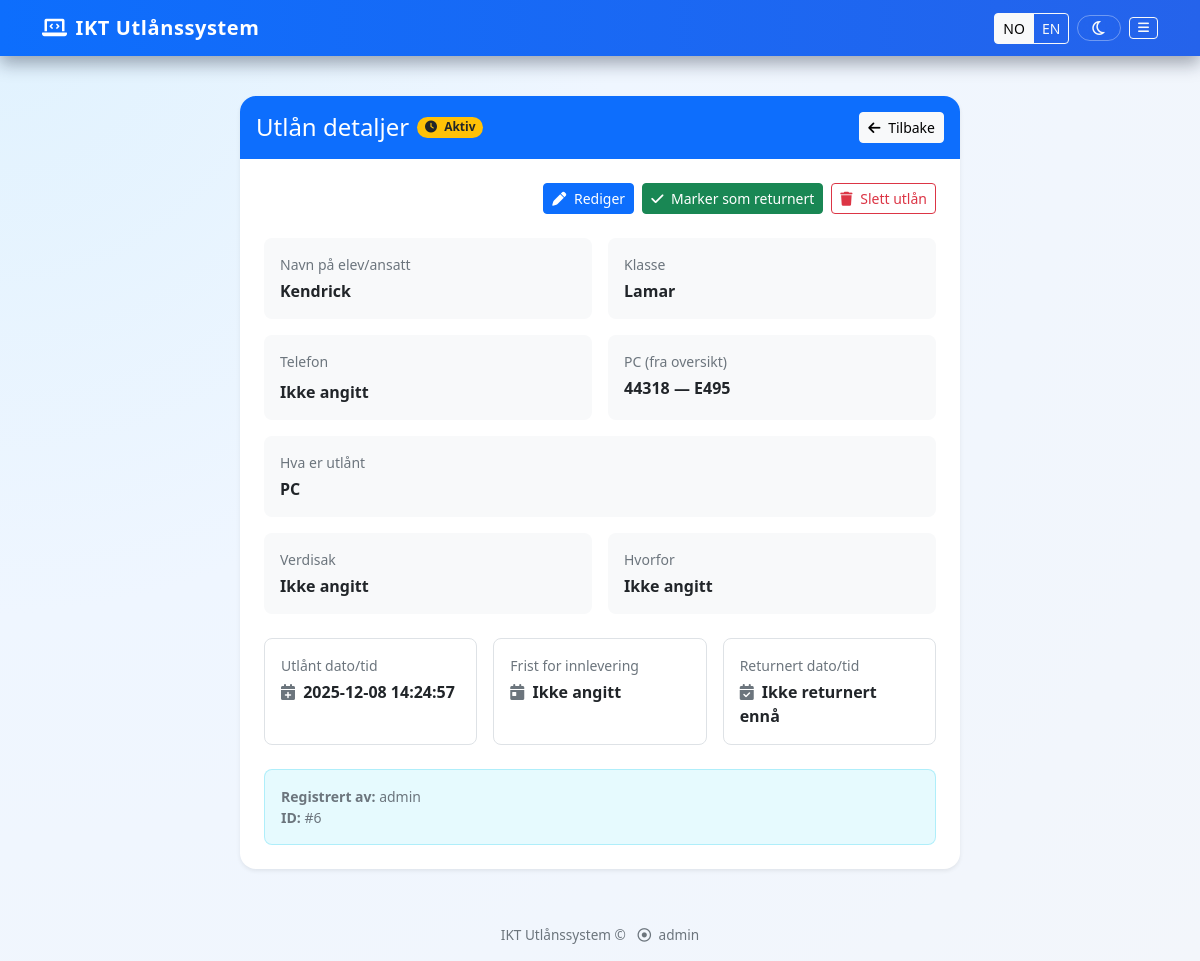
Screenshot of /loan/6 (signed in) with the database file from the repository.
### app.py (models this page shows, shortened)
class Loan(db.Model):
    __tablename__ = "loan"
    id = db.Column(db.Integer, primary_key=True)
    borrower_name = db.Column(db.String(100), nullable=False)
    borrower_phone = db.Column(db.String(30))
    class_info = db.Column(db.String(50))
    item = db.Column(db.String(100), nullable=False)
    reason = db.Column(db.String(200))
    checkout_date = db.Column(db.DateTime, default=datetime.utcnow)
    value = db.Column(db.String(100))
    due_date = db.Column(db.DateTime, nullable=True)
    return_date = db.Column(db.DateTime, nullable=True)
    user_id = db.Column(db.Integer, db.ForeignKey('user.id'), nullable=False)
    is_returned = db.Column(db.Boolean, default=False)
    pc_id = db.Column(db.Integer, db.ForeignKey('pc.id'), nullable=True)
    pc = db.relationship('PC', backref='loans')

class PC(db.Model):
    __tablename__ = "pc"  # stabilt tabellnavn
    id = db.Column(db.Integer, primary_key=True)
    ok_number = db.Column(db.String(50), unique=True, nullable=False)
    model_type = db.Column(db.String(100), nullable=False)
    notes = db.Column(db.String(200))

class User(db.Model):
    id = db.Column(db.Integer, primary_key=True)
    username = db.Column(db.String(100), unique=True, nullable=False)
    password_hash = db.Column(db.String(200), nullable=False)
    is_admin = db.Column(db.Boolean, default=False)
    loans = db.relationship('Loan', backref='user', lazy=True)

### app.py (the view)
@app.route('/loan/<int:loan_id>')
@login_required
def loan_detail(loan_id):
    loan = Loan.query.get_or_404(loan_id)
    loan.checkout_date_local = utc_to_local(loan.checkout_date)
    loan.return_date_local = utc_to_local(loan.return_date)
    is_admin = session.get('is_admin', False)
    is_owner = loan.user_id == session.get('user_id')
    if not is_admin and not is_owner:
        flash('Du har ikke tilgang til å se dette utlånet.', 'danger')
        return redirect(url_for('dashboard'))
    return render_template(
        'loan_detail.html',
        loan=loan,
        is_admin=is_admin,
        is_owner=is_owner
    )

### app.py (called while the page is built)
def translate(text: str) -> str:
    lang = session.get("lang", "no")
    if lang == "en":
        return translations.get("en", {}).get(text, text)
    return text

def translate_item(text: str) -> str:
    if not text:
        return text
    lang = session.get("lang", "no")
    if lang == "en":
        return item_translations_en.get(text, text)
    return text

def translate_class(text: str) -> str:
    if not text:
        return text
    lang = session.get("lang", "no")
    if lang == "en":
        return class_translations_en.get(text, text)
    return text

def utc_to_local(utc_dt):
    if utc_dt is None:
        return None
    if OSLO_TZ is None:
        return utc_dt
    local_tz = OSLO_TZ
    if utc_dt.tzinfo is None:
        utc_dt = utc_dt.replace(tzinfo=UTC_TZ)
    return utc_dt.astimezone(local_tz)

def login_required(f):
    @wraps(f)
    def wrap(*args, **kwargs):
        if 'user_id' not in session:
            flash('Du må logge inn først.', 'danger')
            return redirect(url_for('login'))
        return f(*args, **kwargs)
    return wrap

@app.context_processor
def inject_admin_flag():
    return {
        "is_admin": session.get("is_admin", False),
        "t": translate,
        "item_t": translate_item,
        "class_t": translate_class,  # 👈 use this in templates for loan.class_info
        "current_lang": session.get("lang", "no"),
    }

### templates/loan_detail.html (shortened to what this page needs)
{% extends 'base.html' %}
{% block content %}
<div class="container py-3">
  <div class="row justify-content-center">
    <div class="col-lg-9 col-xl-8">
      <div class="card shadow-sm border-0">
        <div class="card-header bg-primary text-white p-3 border-0 rounded-top">
          <div class="d-flex flex-column flex-md-row justify-content-between align-items-md-center gap-2">
            <div class="d-flex align-items-center gap-2">
              <h4 class="mb-0">{{ t('Utlån detaljer') }}</h4>
              {% if loan.is_returned %}
              <span class="badge rounded-pill bg-success">
                <i class="fas fa-check me-1"></i> {{ t('Returnert') }}
              </span>
              {% else %}
              <span class="badge rounded-pill bg-warning text-dark">
                <i class="fas fa-clock me-1"></i> {{ t('Aktiv') }}
              </span>
              {% endif %}
            </div>
            <div class="d-flex gap-2">
              <a href="{{ url_for('dashboard') }}" class="btn btn-light btn-sm">
                <i class="fas fa-arrow-left me-1"></i> {{ t('Tilbake') }}
              </a>
            </div>
          </div>
        </div>
        <div class="card-body p-4">
          <div class="d-flex flex-wrap justify-content-end gap-2 mb-4">
            {% if (is_admin or is_owner) %}
            <a href="{{ url_for('edit_loan', loan_id=loan.id) }}" class="btn btn-primary btn-sm">
              <i class="fas fa-pen me-1"></i> {{ t('Rediger') }}
            </a>
            {% endif %}
            {% if not loan.is_returned and (is_admin or is_owner) %}
            <form method="post" action="{{ url_for('return_loan', loan_id=loan.id) }}" class="d-inline">
              <button type="submit" class="btn btn-success btn-sm">
                <i class="fas fa-check me-1"></i> {{ t('Marker som returnert') }}
              </button>
            </form>
            {% endif %}
            {% if is_admin %}
            <form method="post" action="{{ url_for('delete_loan', loan_id=loan.id) }}" class="d-inline"
              onsubmit="return confirm('{{ t('Er du sikker på at du vil slette dette utlånet? Denne handlingen kan ikke angres.') }}');">
              <button type="submit" class="btn btn-outline-danger btn-sm">
                <i class="fas fa-trash me-1"></i> {{ t('Slett utlån') }}
              </button>
            </form>
            {% endif %}
          </div>
          <div class="row g-3">
            <div class="col-md-6">
              <div class="p-3 bg-light rounded-3 h-100">
                <div class="text-muted small mb-1">{{ t('Navn på elev/ansatt') }}</div>
                <div class="fw-semibold">{{ loan.borrower_name }}</div>
              </div>
            </div>
            <div class="col-md-6">
              <div class="p-3 bg-light rounded-3 h-100">
                <div class="text-muted small mb-1">{{ t('Klasse') }}</div>
                <div class="fw-semibold">
                  {% if loan.class_info %}
                  {{ class_t(loan.class_info) }}
                  {% else %}
                  {{ t('Ikke angitt') }}
                  {% endif %}
                </div>
              </div>
            </div>
            <div class="col-md-6">
              <div class="p-3 bg-light rounded-3 h-100">
                <div class="text-muted small mb-2">{{ t('Telefon') }}</div>
                {% if loan.borrower_phone %}
                <div class="d-flex align-items-center justify-content-between border rounded-3 bg-white px-3 py-2">
                  <a href="tel:{{ loan.borrower_phone }}" class="text-decoration-none fw-semibold">
                    <i class="fa-solid fa-phone me-2 text-success"></i>{{ loan.borrower_phone }}
                  </a>
                  <button type="button" class="btn btn-sm btn-outline-secondary" id="copyPhoneBtn"
                    title="Kopier nummer">
                    <i class="fa-regular fa-copy"></i>
                  </button>
                </div>
                <div class="text-muted small mt-1">
                  {{ t('Klikk nummeret for å ringe.') }}
                </div>
                {% else %}
                <div class="fw-semibold">{{ t('Ikke angitt') }}</div>
                {% endif %}
              </div>
            </div>
            {% if loan.pc %}
            <div class="col-md-6">
              <div class="p-3 bg-light rounded-3 h-100">
                <div class="text-muted small mb-1">{{ t('PC (fra oversikt)') }}</div>
                <div class="fw-semibold">
                  {{ loan.pc.ok_number }} — {{ loan.pc.model_type }}
                </div>
              </div>
            </div>
            {% endif %}
            <div class="col-12">
              <div class="p-3 bg-light rounded-3">
                <div class="text-muted small mb-1">{{ t('Hva er utlånt') }}</div>
                <div class="fw-semibold">{{ item_t(loan.item) }}</div>
              </div>
            </div>
            <div class="col-md-6">
              <div class="p-3 bg-light rounded-3 h-100">
                <div class="text-muted small mb-1">{{ t('Verdisak') }}</div>
                <div class="fw-semibold">{{ loan.value or t('Ikke angitt') }}</div>
              </div>
            </div>
            <div class="col-md-6">
              <div class="p-3 bg-light rounded-3 h-100">
                <div class="text-muted small mb-1">{{ t('Hvorfor') }}</div>
                <div class="fw-semibold">{{ loan.reason or t('Ikke angitt') }}</div>
              </div>
            </div>
          </div>
          <div class="row g-3 mt-2">
            <div class="col-md-4">
              <div class="p-3 border rounded-3 h-100">
                <div class="text-muted small mb-1">{{ t('Utlånt dato/tid') }}</div>
                <div class="fw-semibold">
                  <i class="fas fa-calendar-plus me-1 text-muted"></i>
                  {{ loan.checkout_date_local.strftime('%Y-%m-%d %H:%M:%S') }}
                </div>
              </div>
            </div>
            <div class="col-md-4">
              <div class="p-3 border rounded-3 h-100">
                <div class="text-muted small mb-1">{{ t('Frist for innlevering') }}</div>
                <div class="fw-semibold">
                  <i class="fas fa-calendar-day me-1 text-muted"></i>
                  {% if loan.due_date %}
                  {{ loan.due_date.strftime('%Y-%m-%d') }}
                  {% else %}
                  {{ t('Ikke angitt') }}
                  {% endif %}
                </div>
              </div>
            </div>
            <div class="col-md-4">
              <div class="p-3 border rounded-3 h-100">
                <div class="text-muted small mb-1">{{ t('Returnert dato/tid') }}</div>
                <div class="fw-semibold">
                  <i class="fas fa-calendar-check me-1 text-muted"></i>
                  {% if loan.return_date %}
                  {{ loan.return_date_local.strftime('%Y-%m-%d %H:%M:%S') }}
                  {% else %}
                  {{ t('Ikke returnert ennå') }}
                  {% endif %}
                </div>
              </div>
            </div>
          </div>
          <div class="mt-4 p-3 bg-info bg-opacity-10 border border-info border-opacity-25 rounded-3">
            <div class="small text-muted">
              <div><strong>{{ t('Registrert av:') }}</strong> {{ loan.user.username }}</div>
              <div><strong>ID:</strong> #{{ loan.id }}</div>
            </div>
          </div>
        </div>
      </div>
    </div>
  </div>
</div>
{% endblock %}

### templates/base.html (shortened to what this page needs)
<!DOCTYPE html>
<html lang="{{ 'en' if current_lang == 'en' else 'nb' }}">
<head>
    <link href="https://cdn.jsdelivr.net/npm/bootstrap@5.3.0-alpha1/dist/css/bootstrap.min.css" rel="stylesheet">
    <link rel="stylesheet" href="https://cdnjs.cloudflare.com/ajax/libs/font-awesome/6.0.0/css/all.min.css">
</head>
<body>
    <nav class="navbar navbar-dark fixed-top">
        <div class="container d-flex justify-content-between align-items-center">
            <a class="navbar-brand d-flex align-items-center gap-2"
                href="{{ url_for('dashboard') if session.get('user_id') else url_for('login') }}">
                <i class="fa-solid fa-laptop-code"></i>
                <span>{{ t('IKT Utlånssystem') }}</span>
            </a>
            <div class="d-flex align-items-center gap-2">
                <div class="btn-group">
                    <a href="{{ url_for('set_language', lang_code='no') }}"
                        class="btn btn-sm btn-outline-light {% if current_lang in ['no', 'nb'] %}active{% endif %}"
                        title="{{ t('Bytt til norsk') }}">
                        NO
                    </a>
                    <a href="{{ url_for('set_language', lang_code='en') }}"
                        class="btn btn-sm btn-outline-light {% if current_lang == 'en' %}active{% endif %}"
                        title="{{ t('Switch to English') }}">
                        EN
                    </a>
                </div>
                {% if session.user_id %}
                <button id="themeToggle" type="button" class="btn btn-sm btn-outline-light theme-toggle-btn btn-icon">
                    <i class="fa-regular fa-moon" id="themeIcon"></i>
                </button>
                <button class="btn btn-sm btn-outline-light btn-icon" type="button" data-bs-toggle="offcanvas"
                    data-bs-target="#mainMenu" aria-controls="mainMenu">
                    <i class="fa-solid fa-bars"></i>
                </button>
                {% endif %}
            </div>
        </div>
    </nav>
    <div class="content container py-4">
        {% block content %}{% endblock %}
    </div>
    <footer class="text-center">
        <div class="container">
            <p class="mb-0">
                {{ t('IKT Utlånssystem') }} &copy;
                <span class="text-muted ms-2">
                    <i class="fa-regular fa-circle-dot me-1"></i> {{ session.username or "" }}
                </span>
            </p>
        </div>
    </footer>
</body>
</html>

### templates/base.html (style rules this page uses)
:root { --bg-body: #f3f6fb; --bg-card: #ffffff; --bg-navbar: #0d6efd; --text-main: #212529; --text-muted: #6c757d; --border-soft: #e1e4eb; --shadow-soft: 0 0.25rem 0.75rem rgba(15, 23, 42, 0.12); --table-stripe: #f9fbff; }
body { padding-top: 56px; min-height: 100vh; display: flex; flex-direction: column; background: radial-gradient(circle at top left, #e0f2fe, #eff6ff 40%, var(--bg-body) 100%); color: var(--text-main); transition: background 0.35s ease, color 0.35s ease; }
.content { flex: 1; padding-top: 1rem; padding-bottom: 2rem; }
footer { margin-top: auto; padding: 1rem 0; background-color: transparent; color: var(--text-muted); font-size: 0.85rem; }
.card { background-color: var(--bg-card); border: 1px solid var(--border-soft); box-shadow: var(--shadow-soft); border-radius: 1rem; transition: transform 0.15s ease, box-shadow 0.15s ease, background-color 0.35s ease, border-color 0.35s ease; }
.card-header { border-radius: 1rem 1rem 0 0 !important; }
.navbar { background: linear-gradient(90deg, var(--bg-navbar), #2563eb) !important; box-shadow: 0 0.5rem 1rem rgba(15, 23, 42, 0.35); }
.navbar-brand { font-weight: 700; letter-spacing: 0.03em; }
.btn-icon { display: inline-flex; align-items: center; justify-content: center; gap: 0.35rem; }
.btn-icon i { font-size: 0.9em; }
.theme-toggle-btn { border-radius: 999px !important; padding: 0.25rem 0.8rem; border: 1px solid rgba(255, 255, 255, 0.35) !important; backdrop-filter: blur(8px); }
.theme-toggle-btn i { font-size: 1rem; }
.text-muted { color: var(--text-muted) !important; }

### rows the page displays
Loan: borrower_name "Kendrick", class_info "Lamar", item "PC", value "Ikke angitt", reason "Ikke angitt", id "6"
PC: pc.ok_number "44318", pc.model_type "E495"
User: user.username "admin", username "admin"

### other values shown
{{ t('IKT Utlånssystem') }} "IKT Utlånssystem"
{{ t('Utlån detaljer') }} "Utlån detaljer"
{{ t('Aktiv') }} "Aktiv"
{{ t('Tilbake') }} "Tilbake"
{{ t('Rediger') }} "Rediger"
{{ t('Marker som returnert') }} "Marker som returnert"
{{ t('Slett utlån') }} "Slett utlån"
{{ t('Navn på elev/ansatt') }} "Navn på elev/ansatt"
{{ t('Klasse') }} "Klasse"
{{ t('Telefon') }} "Telefon"
{{ t('Ikke angitt') }} "Ikke angitt"
{{ t('PC (fra oversikt)') }} "PC (fra oversikt)"
{{ t('Hva er utlånt') }} "Hva er utlånt"
{{ t('Verdisak') }} "Verdisak"
{{ t('Hvorfor') }} "Hvorfor"
